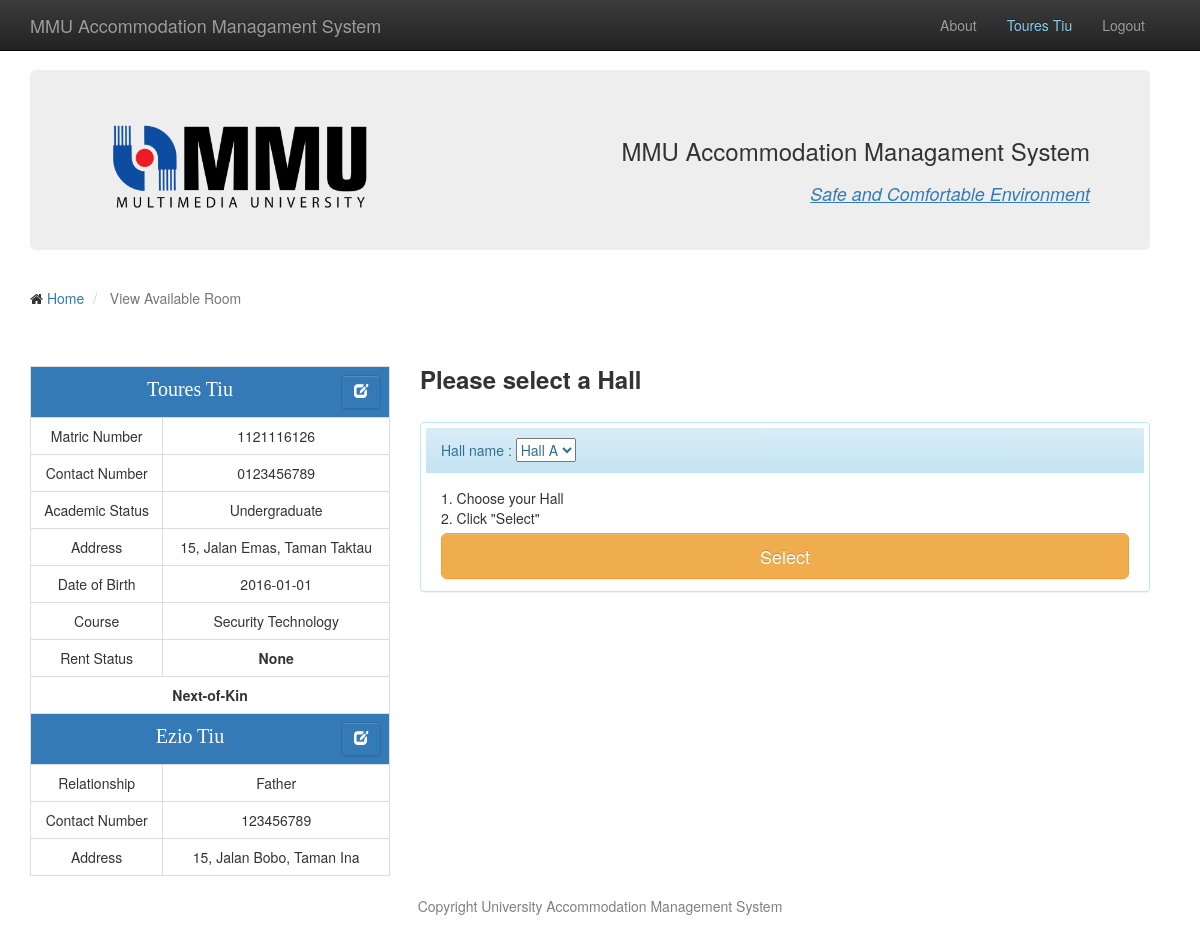
Screenshot of /rent.php (signed in) with the database file from the repository.
### tables this page shows
CREATE TABLE `student` (
  `student_id` int(10) NOT NULL,
  `student_name` varchar(50) NOT NULL,
  `student_address` varchar(50) NOT NULL,
  `student_dob` date NOT NULL,
  `student_category` varchar(50) NOT NULL,
  `student_status` varchar(10) NOT NULL,
  `course_id` varchar(5) NOT NULL,
  `student_pass` varchar(50) NOT NULL,
  `student_hp` varchar(11) NOT NULL
);

CREATE TABLE `relative` (
  `relative_id` int(5) NOT NULL,
  `relative_name` varchar(50) NOT NULL,
  `relative_relation` varchar(50) NOT NULL,
  `relative_address` varchar(50) NOT NULL,
  `relative_hp` varchar(11) NOT NULL,
  `student_id` int(10) NOT NULL
);

CREATE TABLE `course` (
  `course_id` varchar(5) NOT NULL,
  `course_title` varchar(50) NOT NULL,
  `course_leader` varchar(50) NOT NULL,
  `department_name` varchar(50) NOT NULL
);

### rent.php (the view, shortened to what this page needs)
<!DOCTYPE html>
<?php
	if (isset($_SESSION['id']))
	{
		$sess_id=$_SESSION["id"];
		$student_result = mysql_query("select * from student,course,relative where student.student_id=$sess_id and student.course_id=course.course_id and relative.student_id=$sess_id");
		$student_row = mysql_fetch_assoc($student_result);
	}
	$hall_result = mysql_query("select * from hall");
?>
<html>
<head>
<link rel="stylesheet" href="https://maxcdn.bootstrapcdn.com/bootstrap/3.3.6/css/bootstrap.min.css">
	<link rel="stylesheet" href="https://maxcdn.bootstrapcdn.com/bootstrap/3.3.6/css/bootstrap-theme.min.css">
	<link rel="stylesheet" href="https://maxcdn.bootstrapcdn.com/font-awesome/4.5.0/css/font-awesome.min.css">
    <link href="css/bootstrap.css" rel="stylesheet">
	<link href="css/bootstrap.min.css" rel="stylesheet">
</head>
		<body>
    <nav class="navbar navbar-inverse navbar-fixed-top" role="navigation">
        <div class="container">
            <div class="navbar-header">
                <a class="navbar-brand" href="index.php">MMU Accommodation Managament System</a>
            </div>
            <div class="collapse navbar-collapse" id="bs-example-navbar-collapse-1" style="float:right;margin-right:10px;">
                <ul class="nav navbar-nav">
                    <li>
                        <a href="about.php">About</a>
                    </li>
                    <li>
                        <a href="#" style="color:skyblue;cursor:context-menu;"><?php echo $student_row["student_name"] ?></a>
                    </li>
					<li>
                        <a href="logout.php">Logout</a>
                    </li>
                </ul>
            </div>
        </div>
    </nav>
			<div class="container">
			  <div class="jumbotron" style="height:180px; margin-top:70px;margin-right:20px;">
				<img src="img/mmulogo.png" alt="MMU" style="width: 300px;height:100px;">
				<table style="float:right;">
				<tr><td><h3 style="float:right;">MMU Accommodation Managament System</h3></td></tr>
				<tr><td><h4 style="float:right;font-style:italic;" class="text-primary"><u>Safe and Comfortable Environment</u></h4></td></tr>
				</table>
			  </div>
			  <div class="row">
			  <ol class="breadcrumb">
                            <li>
                                <i class="fa fa-home"></i>  <a href="index.php">Home</a>
                            </li>
                            <li class="active">
                                <i></i> View Available Room
                            </li>
                        </ol>
				<div class="col-sm-4">
				<table class="table table-bordered" style="text-align:center;margin-top:30px;">
					<tr><td colspan="2" style="background-color:#337ab7;color:white;font-size:15pt;font-family:serif;"><?php echo $student_row["student_name"]; ?>
						<button type="button" title="Update student profile" class="btn btn-default btn-primary" data-toggle="modal" data-target="#studentModal" style="float:right;"><i class="glyphicon glyphicon-edit glyphicon-lg" style="color:white;"></i>
                            </button>
						</td>
					</tr>
					<tr><td>Matric Number</td><td><?php echo $student_row["student_id"]; ?></td></tr>
					<tr><td>Contact Number</td><td><?php echo $student_row["student_hp"]; ?></td></tr>
					<tr><td>Academic Status</td><td><?php echo $student_row["student_category"]; ?></td></tr>
					<tr><td>Address</td><td><?php echo $student_row["student_address"]; ?></td></tr>
					<tr><td>Date of Birth</td><td><?php echo $student_row["student_dob"]; ?></td></tr>
					<tr><td>Course</td><td><?php echo $student_row["course_title"] ?></td></tr>
					<tr><td>Rent Status</td><td><?php  $sst=$student_row["student_status"];
																		if ($sst=="Pending")
																		{echo "<span style=\"color:orange;font-weight:bold;\">$sst</span>"; }
																		else if ($sst=="Rented")
																		{echo "<span style=\"color:#25a900;font-weight:bold;\">$sst</span>"; }
																		else
																		{echo "<span style=\"font-weight:bold;\">None</span>"; }
											?></td>
					</tr>
					<tr><td colspan="2" style="font-weight:bold;">Next-of-Kin</td></tr>
					<tr><td colspan="2" style="background-color:#337ab7;color:white;font-size:15pt;font-family:serif;"><?php echo $student_row["relative_name"]; ?>
						<button type="button" title="Update next-of-kin profile" class="btn btn-default btn-primary" data-toggle="modal" data-target="#relativeModal" style="float:right;"><i class="glyphicon glyphicon-edit glyphicon-lg" style="color:white;"></i>
                           </button>
						</td>
					</tr>
					<tr><td>Relationship</td><td><?php echo $student_row["relative_relation"]; ?></td></tr>
					<tr><td>Contact Number</td><td><?php echo $student_row["relative_hp"]; ?></td></tr>
					<tr><td>Address</td><td><?php echo $student_row["relative_address"]; ?></td></tr>
				</table>
				</div>
				<div class="col-sm-4" style="margin-top:10px;">
				<h3><b>Please select a Hall</b></h3>
				<form method="POST" action="room.php">
				<table style="width:730px;">
				<tr>
				<td><div class="panel panel-info" style="padding:5px;margin-top:20px;height:170px;">
					  <div class="panel-heading">
												Hall name :
												<select name="hall">
												<?php
													while ($hall_row = mysql_fetch_array($hall_result))
													{
														$hall_id = $hall_row['hall_id'];
														$hall_name = $hall_row['hall_name'];
														echo "<option value='$hall_id'>$hall_name</option>";
													}
												?>
												</select></div>
					  <div class="panel-body">
						<div>1. Choose your Hall </div>
						<div style="padding-bottom:5px;">2. Click "Select"</div>
						<input class="btn btn-lg btn-warning btn-block" type="submit" name="btn_hall" value="Select">
					  </div>
					</div>
				</td>
				</tr>
				</table>
				</form>
				</div>
			  </div>
			  <footer>
            <div class="row">
                <div class="col-lg-12" style="text-align:center;color:grey;">
                    <p>Copyright University Accommodation Management System</p>
                </div>
            </div>
        </footer>
			</div>
        </body>
</html>

### rent.php (style rules this page uses)
.breadcrumb { padding: 8px 0px; margin-bottom: 20px; margin-left:15px; margin-right:15px; list-style: none; background-color: transparent; }

### rows the page displays
student: student_name "Toures Tiu", relative.student_id "1121116126", student_hp "0123456789", student_category "Undergraduate", student_address "15, Jalan Emas, Taman Taktau", student_dob "2016-01-01", course.course_title "Security Technology", relative.relative_name "Ezio Tiu", relative.relative_relation "Father", relative.relative_hp "123456789", relative.relative_address "15, Jalan Bobo, Taman Ina"

### other values shown
form field hall "Hall A"
